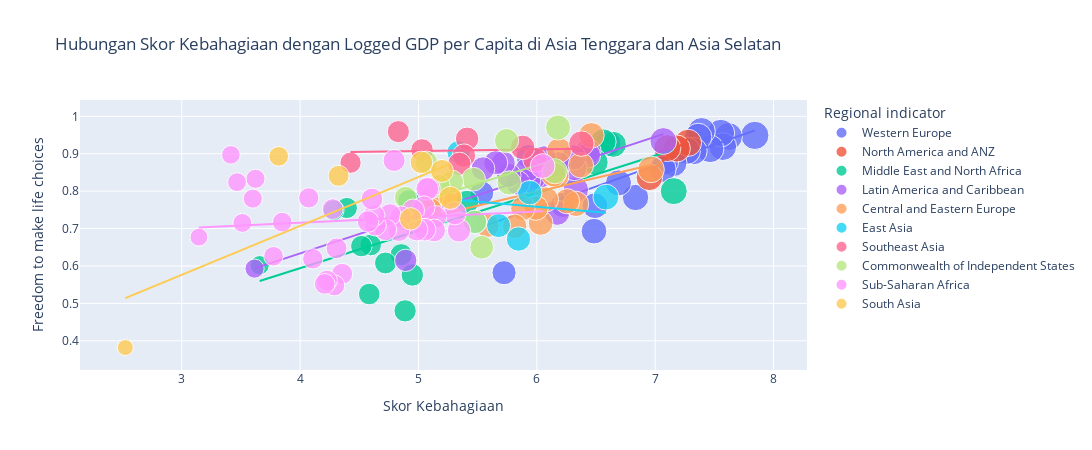

Notebook code for this chart:
### Code cell
# Scatter plot dengan garis tren
fig = px.scatter(
    df_2021, 
    x="Ladder score", 
    y="Freedom to make life choices", 
    trendline="ols",
    title="Hubungan Skor Kebahagiaan dengan Logged GDP per Capita di Asia Tenggara dan Asia Selatan",
    labels={"Ladder score": "Skor Kebahagiaan", "Logged GDP per capita": "Logged GDP per Capita"},
    color="Regional indicator",  # Menambahkan warna berdasarkan indikator regional
    size="Ladder score",  # Menambahkan ukuran marker berdasarkan skor kebahagiaan
    hover_name="Country name",  # Menambahkan label hover dengan nama negara
    opacity=0.8  # Menambahkan opacity agar lebih mudah melihat tumpukan marker
)
fig.update_layout(
    showlegend=True,
    width=1700, 
    height=450)
fig.show()

### Figure 1 — Plotly figure (JSON) as saved in the notebook; plotly's stock layout.template omitted (floating-point values rounded to 4 significant figures)
{"data": [{"hovertemplate": "<b>%{hovertext}</b><br><br>Regional indicator=Western Europe<br>Skor Kebahagiaan=%{marker.size}<br>Freedom to make life choices=%{y}<extra></extra>", "hovertext": ["Finland", "Denmark", "Switzerland", "Iceland", "Netherlands", "Norway", "Sweden", "Luxembourg", "Austria", "Germany", "Ireland", "United Kingdom", "Belgium", "France", "Malta", "Spain", "Italy", "Cyprus", "Portugal", "Greece", "North Cyprus"], "legendgroup": "Western Europe", "marker": {"color": "#636efa", "opacity": 0.8, "size": [7.842, 7.62, 7.571, 7.554, 7.464, 7.392, 7.363, 7.324, 7.268, 7.155, 7.085, 7.064, 6.834, 6.69, 6.602, 6.491, 6.483, 6.223, 5.929, 5.723, 5.536], "sizemode": "area", "sizeref": 0.0196, "symbol": "circle"}, "mode": "markers", "name": "Western Europe", "orientation": "v", "showlegend": true, "type": "scatter", "x": [7.842, 7.62, 7.571, 7.554, 7.464, 7.392, 7.363, 7.324, 7.268, 7.155, 7.085, 7.064, 6.834, 6.69, 6.602, 6.491, 6.483, 6.223, 5.929, 5.723, 5.536], "xaxis": "x", "y": [0.949, 0.946, 0.919, 0.955, 0.913, 0.96, 0.945, 0.907, 0.908, 0.875, 0.879, 0.859, 0.783, 0.822, 0.927, 0.761, 0.693, 0.763, 0.892, 0.582, 0.795], "yaxis": "y"}, {"hovertemplate": "<b>OLS trendline</b><br>Freedom to make life choices = 0.111919 * Ladder score + 0.0848036<br>R<sup>2</sup>=0.555395<br><br>Regional indicator=Western Europe<br>Skor Kebahagiaan=%{x}<br>Freedom to make life choices=%{y} <b>(trend)</b><extra></extra>", "legendgroup": "Western Europe", "marker": {"color": "#636efa", "symbol": "circle"}, "mode": "lines", "name": "Western Europe", "showlegend": false, "type": "scatter", "x": [5.536, 5.723, 5.929, 6.223, 6.483, 6.491, 6.602, 6.69, 6.834, 7.064, 7.085, 7.155, 7.268, 7.324, 7.363, 7.392, 7.464, 7.554, 7.571, 7.62, 7.842], "xaxis": "x", "y": [0.7044, 0.7253, 0.7484, 0.7813, 0.8104, 0.8113, 0.8237, 0.8335, 0.8497, 0.8754, 0.8778, 0.8856, 0.8982, 0.9045, 0.9089, 0.9121, 0.9202, 0.9302, 0.9321, 0.9376, 0.9625], "yaxis": "y"}, {"hovertemplate": "<b>%{hovertext}</b><br><br>Regional indicator=North America and ANZ<br>Skor Kebahagiaan=%{marker.size}<br>Freedom to make life choices=%{y}<extra></extra>", "hovertext": ["New Zealand", "Australia", "Canada", "United States"], "legendgroup": "North America and ANZ", "marker": {"color": "#EF553B", "opacity": 0.8, "size": [7.277, 7.183, 7.103, 6.951], "sizemode": "area", "sizeref": 0.0196, "symbol": "circle"}, "mode": "markers", "name": "North America and ANZ", "orientation": "v", "showlegend": true, "type": "scatter", "x": [7.277, 7.183, 7.103, 6.951], "xaxis": "x", "y": [0.929, 0.914, 0.915, 0.837], "yaxis": "y"}, {"hovertemplate": "<b>OLS trendline</b><br>Freedom to make life choices = 0.277541 * Ladder score + -1.0797<br>R<sup>2</sup>=0.842994<br><br>Regional indicator=North America and ANZ<br>Skor Kebahagiaan=%{x}<br>Freedom to make life choices=%{y} <b>(trend)</b><extra></extra>", "legendgroup": "North America and ANZ", "marker": {"color": "#EF553B", "symbol": "circle"}, "mode": "lines", "name": "North America and ANZ", "showlegend": false, "type": "scatter", "x": [6.951, 7.103, 7.183, 7.277], "xaxis": "x", "y": [0.8495, 0.8917, 0.9139, 0.94], "yaxis": "y"}, {"hovertemplate": "<b>%{hovertext}</b><br><br>Regional indicator=Middle East and North Africa<br>Skor Kebahagiaan=%{marker.size}<br>Freedom to make life choices=%{y}<extra></extra>", "hovertext": ["Israel", "Bahrain", "United Arab Emirates", "Saudi Arabia", "Kuwait", "Libya", "Turkey", "Morocco", "Algeria", "Iraq", "Iran", "Tunisia", "Lebanon", "Palestinian Territories", "Jordan", "Egypt", "Yemen"], "legendgroup": "Middle East and North Africa", "marker": {"color": "#00cc96", "opacity": 0.8, "size": [7.157, 6.647, 6.561, 6.494, 6.106, 5.41, 4.948, 4.918, 4.887, 4.854, 4.721, 4.596, 4.584, 4.517, 4.395, 4.283, 3.658], "sizemode": "area", "sizeref": 0.0196, "symbol": "circle"}, "mode": "markers", "name": "Middle East and North Africa", "orientation": "v", "showlegend": true, "type": "scatter", "x": [7.157, 6.647, 6.561, 6.494, 6.106, 5.41, 4.948, 4.918, 4.887, 4.854, 4.721, 4.596, 4.584, 4.517, 4.395, 4.283, 3.658], "xaxis": "x", "y": [0.8, 0.925, 0.932, 0.877, 0.867, 0.771, 0.576, 0.774, 0.48, 0.63, 0.608, 0.656, 0.525, 0.653, 0.755, 0.749, 0.602], "yaxis": "y"}, {"hovertemplate": "<b>OLS trendline</b><br>Freedom to make life choices = 0.100315 * Ladder score + 0.192852<br>R<sup>2</sup>=0.524513<br><br>Regional indicator=Middle East and North Africa<br>Skor Kebahagiaan=%{x}<br>Freedom to make life choices=%{y} <b>(trend)</b><extra></extra>", "legendgroup": "Middle East and North Africa", "marker": {"color": "#00cc96", "symbol": "circle"}, "mode": "lines", "name": "Middle East and North Africa", "showlegend": false, "type": "scatter", "x": [3.658, 4.283, 4.395, 4.517, 4.584, 4.596, 4.721, 4.854, 4.887, 4.918, 4.948, 5.41, 6.106, 6.494, 6.561, 6.647, 7.157], "xaxis": "x", "y": [0.5598, 0.6225, 0.6337, 0.646, 0.6527, 0.6539, 0.6664, 0.6798, 0.6831, 0.6862, 0.6892, 0.7356, 0.8054, 0.8443, 0.851, 0.8596, 0.9108], "yaxis": "y"}, {"hovertemplate": "<b>%{hovertext}</b><br><br>Regional indicator=Latin America and Caribbean<br>Skor Kebahagiaan=%{marker.size}<br>Freedom to make life choices=%{y}<extra></extra>", "hovertext": ["Costa Rica", "Guatemala", "Uruguay", "Brazil", "Mexico", "Jamaica", "Panama", "Chile", "El Salvador", "Colombia", "Nicaragua", "Argentina", "Honduras", "Peru", "Ecuador", "Bolivia", "Paraguay", "Dominican Republic", "Venezuela", "Haiti"], "legendgroup": "Latin America and Caribbean", "marker": {"color": "#ab63fa", "opacity": 0.8, "size": [7.069, 6.435, 6.431, 6.33, 6.317, 6.309, 6.18, 6.172, 6.061, 6.012, 5.972, 5.929, 5.919, 5.84, 5.764, 5.716, 5.653, 5.545, 4.892, 3.615], "sizemode": "area", "sizeref": 0.0196, "symbol": "circle"}, "mode": "markers", "name": "Latin America and Caribbean", "orientation": "v", "showlegend": true, "type": "scatter", "x": [7.069, 6.435, 6.431, 6.33, 6.317, 6.309, 6.18, 6.172, 6.061, 6.012, 5.972, 5.929, 5.919, 5.84, 5.764, 5.716, 5.653, 5.545, 4.892, 3.615], "xaxis": "x", "y": [0.934, 0.906, 0.896, 0.804, 0.862, 0.89, 0.872, 0.742, 0.888, 0.837, 0.836, 0.828, 0.857, 0.822, 0.842, 0.875, 0.876, 0.86, 0.615, 0.593], "yaxis": "y"}, {"hovertemplate": "<b>OLS trendline</b><br>Freedom to make life choices = 0.103902 * Ladder score + 0.21789<br>R<sup>2</sup>=0.668659<br><br>Regional indicator=Latin America and Caribbean<br>Skor Kebahagiaan=%{x}<br>Freedom to make life choices=%{y} <b>(trend)</b><extra></extra>", "legendgroup": "Latin America and Caribbean", "marker": {"color": "#ab63fa", "symbol": "circle"}, "mode": "lines", "name": "Latin America and Caribbean", "showlegend": false, "type": "scatter", "x": [3.615, 4.892, 5.545, 5.653, 5.716, 5.764, 5.84, 5.919, 5.929, 5.972, 6.012, 6.061, 6.172, 6.18, 6.309, 6.317, 6.33, 6.431, 6.435, 7.069], "xaxis": "x", "y": [0.5935, 0.7262, 0.794, 0.8052, 0.8118, 0.8168, 0.8247, 0.8329, 0.8339, 0.8384, 0.8426, 0.8476, 0.8592, 0.86, 0.8734, 0.8742, 0.8756, 0.8861, 0.8865, 0.9524], "yaxis": "y"}, {"hovertemplate": "<b>%{hovertext}</b><br><br>Regional indicator=Central and Eastern Europe<br>Skor Kebahagiaan=%{marker.size}<br>Freedom to make life choices=%{y}<extra></extra>", "hovertext": ["Czech Republic", "Slovenia", "Kosovo", "Slovakia", "Lithuania", "Estonia", "Poland", "Romania", "Serbia", "Latvia", "Hungary", "Croatia", "Bosnia and Herzegovina", "Montenegro", "Bulgaria", "Albania", "North Macedonia"], "legendgroup": "Central and Eastern Europe", "marker": {"color": "#FFA15A", "opacity": 0.8, "size": [6.965, 6.461, 6.372, 6.331, 6.255, 6.189, 6.166, 6.14, 6.078, 6.032, 5.992, 5.882, 5.813, 5.581, 5.266, 5.117, 5.101], "sizemode": "area", "sizeref": 0.0196, "symbol": "circle"}, "mode": "markers", "name": "Central and Eastern Europe", "orientation": "v", "showlegend": true, "type": "scatter", "x": [6.965, 6.461, 6.372, 6.331, 6.255, 6.189, 6.166, 6.14, 6.078, 6.032, 5.992, 5.882, 5.813, 5.581, 5.266, 5.117, 5.101], "xaxis": "x", "y": [0.858, 0.949, 0.869, 0.766, 0.773, 0.909, 0.841, 0.845, 0.778, 0.715, 0.755, 0.754, 0.706, 0.708, 0.788, 0.785, 0.751], "yaxis": "y"}, {"hovertemplate": "<b>OLS trendline</b><br>Freedom to make life choices = 0.0741452 * Ladder score + 0.353318<br>R<sup>2</sup>=0.269028<br><br>Regional indicator=Central and Eastern Europe<br>Skor Kebahagiaan=%{x}<br>Freedom to make life choices=%{y} <b>(trend)</b><extra></extra>", "legendgroup": "Central and Eastern Europe", "marker": {"color": "#FFA15A", "symbol": "circle"}, "mode": "lines", "name": "Central and Eastern Europe", "showlegend": false, "type": "scatter", "x": [5.101, 5.117, 5.266, 5.581, 5.813, 5.882, 5.992, 6.032, 6.078, 6.14, 6.166, 6.189, 6.255, 6.331, 6.372, 6.461, 6.965], "xaxis": "x", "y": [0.7315, 0.7327, 0.7438, 0.7671, 0.7843, 0.7894, 0.7976, 0.8006, 0.804, 0.8086, 0.8105, 0.8122, 0.8171, 0.8227, 0.8258, 0.8324, 0.8697], "yaxis": "y"}, {"hovertemplate": "<b>%{hovertext}</b><br><br>Regional indicator=East Asia<br>Skor Kebahagiaan=%{marker.size}<br>Freedom to make life choices=%{y}<extra></extra>", "hovertext": ["Taiwan Province of China", "Japan", "South Korea", "Mongolia", "Hong Kong S.A.R. of China", "China"], "legendgroup": "East Asia", "marker": {"color": "#19d3f3", "opacity": 0.8, "size": [6.584, 5.94, 5.845, 5.677, 5.477, 5.339], "sizemode": "area", "sizeref": 0.0196, "symbol": "circle"}, "mode": "markers", "name": "East Asia", "orientation": "v", "showlegend": true, "type": "scatter", "x": [6.584, 5.94, 5.845, 5.677, 5.477, 5.339], "xaxis": "x", "y": [0.784, 0.796, 0.672, 0.708, 0.717, 0.904], "yaxis": "y"}, {"hovertemplate": "<b>OLS trendline</b><br>Freedom to make life choices = -0.0273041 * Ladder score + 0.922146<br>R<sup>2</sup>=0.020710<br><br>Regional indicator=East Asia<br>Skor Kebahagiaan=%{x}<br>Freedom to make life choices=%{y} <b>(trend)</b><extra></extra>", "legendgroup": "East Asia", "marker": {"color": "#19d3f3", "symbol": "circle"}, "mode": "lines", "name": "East Asia", "showlegend": false, "type": "scatter", "x": [5.339, 5.477, 5.677, 5.845, 5.94, 6.584], "xaxis": "x", "y": [0.7764, 0.7726, 0.7671, 0.7626, 0.76, 0.7424], "yaxis": "y"}, {"hovertemplate": "<b>%{hovertext}</b><br><br>Regional indicator=Southeast Asia<br>Skor Kebahagiaan=%{marker.size}<br>Freedom to make life choices=%{y}<extra></extra>", "hovertext": ["Singapore", "Thailand", "Philippines", "Vietnam", "Malaysia", "Indonesia", "Laos", "Cambodia", "Myanmar"], "legendgroup": "Southeast Asia", "marker": {"color": "#FF6692", "opacity": 0.8, "size": [6.377, 5.985, 5.88, 5.411, 5.384, 5.345, 5.03, 4.83, 4.426], "sizemode": "area", "sizeref": 0.0196, "symbol": "circle"}, "mode": "markers", "name": "Southeast Asia", "orientation": "v", "showlegend": true, "type": "scatter", "x": [6.377, 5.985, 5.88, 5.411, 5.384, 5.345, 5.03, 4.83, 4.426], "xaxis": "x", "y": [0.927, 0.884, 0.917, 0.94, 0.895, 0.873, 0.91, 0.959, 0.876], "yaxis": "y"}, {"hovertemplate": "<b>OLS trendline</b><br>Freedom to make life choices = 0.00429108 * Ladder score + 0.885796<br>R<sup>2</sup>=0.007674<br><br>Regional indicator=Southeast Asia<br>Skor Kebahagiaan=%{x}<br>Freedom to make life choices=%{y} <b>(trend)</b><extra></extra>", "legendgroup": "Southeast Asia", "marker": {"color": "#FF6692", "symbol": "circle"}, "mode": "lines", "name": "Southeast Asia", "showlegend": false, "type": "scatter", "x": [4.426, 4.83, 5.03, 5.345, 5.384, 5.411, 5.88, 5.985, 6.377], "xaxis": "x", "y": [0.9048, 0.9065, 0.9074, 0.9087, 0.9089, 0.909, 0.911, 0.9115, 0.9132], "yaxis": "y"}, {"hovertemplate": "<b>%{hovertext}</b><br><br>Regional indicator=Commonwealth of Independent States<br>Skor Kebahagiaan=%{marker.size}<br>Freedom to make life choices=%{y}<extra></extra>", "hovertext": ["Uzbekistan", "Kazakhstan", "Moldova", "Kyrgyzstan", "Belarus", "Russia", "Tajikistan", "Armenia", "Azerbaijan", "Turkmenistan", "Georgia", "Ukraine"], "legendgroup": "Commonwealth of Independent States", "marker": {"color": "#B6E880", "opacity": 0.8, "size": [6.179, 6.152, 5.766, 5.744, 5.534, 5.477, 5.466, 5.283, 5.171, 5.066, 4.891, 4.875], "sizemode": "area", "sizeref": 0.0196, "symbol": "circle"}, "mode": "markers", "name": "Commonwealth of Independent States", "orientation": "v", "showlegend": true, "type": "scatter", "x": [6.179, 6.152, 5.766, 5.744, 5.534, 5.477, 5.466, 5.283, 5.171, 5.066, 4.891, 4.875], "xaxis": "x", "y": [0.97, 0.853, 0.822, 0.935, 0.65, 0.718, 0.832, 0.825, 0.814, 0.877, 0.783, 0.724], "yaxis": "y"}, {"hovertemplate": "<b>OLS trendline</b><br>Freedom to make life choices = 0.0973661 * Ladder score + 0.284616<br>R<sup>2</sup>=0.222289<br><br>Regional indicator=Commonwealth of Independent States<br>Skor Kebahagiaan=%{x}<br>Freedom to make life choices=%{y} <b>(trend)</b><extra></extra>", "legendgroup": "Commonwealth of Independent States", "marker": {"color": "#B6E880", "symbol": "circle"}, "mode": "lines", "name": "Commonwealth of Independent States", "showlegend": false, "type": "scatter", "x": [4.875, 4.891, 5.066, 5.171, 5.283, 5.466, 5.477, 5.534, 5.744, 5.766, 6.152, 6.179], "xaxis": "x", "y": [0.7593, 0.7608, 0.7779, 0.7881, 0.799, 0.8168, 0.8179, 0.8234, 0.8439, 0.846, 0.8836, 0.8862], "yaxis": "y"}, {"hovertemplate": "<b>%{hovertext}</b><br><br>Regional indicator=Sub-Saharan Africa<br>Skor Kebahagiaan=%{marker.size}<br>Freedom to make life choices=%{y}<extra></extra>", "hovertext": ["Mauritius", "Congo (Brazzaville)", "Ivory Coast", "Cameroon", "Senegal", "Ghana", "Niger", "Gambia", "Benin", "Guinea", "South Africa", "Gabon", "Burkina Faso", "Mozambique", "Nigeria", "Mali", "Uganda", "Liberia", "Kenya", "Namibia", "Chad", "Swaziland", "Comoros", "Ethiopia", "Mauritania", "Madagascar", "Togo", "Zambia", "Sierra Leone", "Burundi", "Tanzania", "Malawi", "Lesotho", "Botswana", "Rwanda", "Zimbabwe"], "legendgroup": "Sub-Saharan Africa", "marker": {"color": "#FF97FF", "opacity": 0.8, "size": [6.049, 5.342, 5.306, 5.142, 5.132, 5.088, 5.074, 5.051, 5.045, 4.984, 4.956, 4.852, 4.834, 4.794, 4.759, 4.723, 4.636, 4.625, 4.607, 4.574, 4.355, 4.308, 4.289, 4.275, 4.227, 4.208, 4.107, 4.073, 3.849, 3.775, 3.623, 3.6, 3.512, 3.467, 3.415, 3.145], "sizemode": "area", "sizeref": 0.0196, "symbol": "circle"}, "mode": "markers", "name": "Sub-Saharan Africa", "orientation": "v", "showlegend": true, "type": "scatter", "x": [6.049, 5.342, 5.306, 5.142, 5.132, 5.088, 5.074, 5.051, 5.045, 4.984, 4.956, 4.852, 4.834, 4.794, 4.759, 4.723, 4.636, 4.625, 4.607, 4.574, 4.355, 4.308, 4.289, 4.275, 4.227, 4.208, 4.107, 4.073, 3.849, 3.775, 3.623, 3.6, 3.512, 3.467, 3.415, 3.145], "xaxis": "x", "y": [0.867, 0.695, 0.741, 0.731, 0.695, 0.807, 0.806, 0.697, 0.757, 0.697, 0.749, 0.731, 0.695, 0.882, 0.737, 0.697, 0.709, 0.735, 0.779, 0.719, 0.579, 0.647, 0.548, 0.752, 0.561, 0.552, 0.619, 0.782, 0.717, 0.626, 0.833, 0.78, 0.715, 0.824, 0.897, 0.677], "yaxis": "y"}, {"hovertemplate": "<b>OLS trendline</b><br>Freedom to make life choices = 0.0149616 * Ladder score + 0.65595<br>R<sup>2</sup>=0.012655<br><br>Regional indicator=Sub-Saharan Africa<br>Skor Kebahagiaan=%{x}<br>Freedom to make life choices=%{y} <b>(trend)</b><extra></extra>", "legendgroup": "Sub-Saharan Africa", "marker": {"color": "#FF97FF", "symbol": "circle"}, "mode": "lines", "name": "Sub-Saharan Africa", "showlegend": false, "type": "scatter", "x": [3.145, 3.415, 3.467, 3.512, 3.6, 3.623, 3.775, 3.849, 4.073, 4.107, 4.208, 4.227, 4.275, 4.289, 4.308, 4.355, 4.574, 4.607, 4.625, 4.636, 4.723, 4.759, 4.794, 4.834, 4.852, 4.956, 4.984, 5.045, 5.051, 5.074, 5.088, 5.132, 5.142, 5.306, 5.342, 6.049], "xaxis": "x", "y": [0.703, 0.707, 0.7078, 0.7085, 0.7098, 0.7102, 0.7124, 0.7135, 0.7169, 0.7174, 0.7189, 0.7192, 0.7199, 0.7201, 0.7204, 0.7211, 0.7244, 0.7249, 0.7251, 0.7253, 0.7266, 0.7272, 0.7277, 0.7283, 0.7285, 0.7301, 0.7305, 0.7314, 0.7315, 0.7319, 0.7321, 0.7327, 0.7329, 0.7353, 0.7359, 0.7465], "yaxis": "y"}, {"hovertemplate": "<b>%{hovertext}</b><br><br>Regional indicator=South Asia<br>Skor Kebahagiaan=%{marker.size}<br>Freedom to make life choices=%{y}<extra></extra>", "hovertext": ["Nepal", "Maldives", "Bangladesh", "Pakistan", "Sri Lanka", "India", "Afghanistan"], "legendgroup": "South Asia", "marker": {"color": "#FECB52", "opacity": 0.8, "size": [5.269, 5.198, 5.025, 4.934, 4.325, 3.819, 2.523], "sizemode": "area", "sizeref": 0.0196, "symbol": "circle"}, "mode": "markers", "name": "South Asia", "orientation": "v", "showlegend": true, "type": "scatter", "x": [5.269, 5.198, 5.025, 4.934, 4.325, 3.819, 2.523], "xaxis": "x", "y": [0.782, 0.854, 0.877, 0.726, 0.841, 0.893, 0.382], "yaxis": "y"}, {"hovertemplate": "<b>OLS trendline</b><br>Freedom to make life choices = 0.130668 * Ladder score + 0.184589<br>R<sup>2</sup>=0.529029<br><br>Regional indicator=South Asia<br>Skor Kebahagiaan=%{x}<br>Freedom to make life choices=%{y} <b>(trend)</b><extra></extra>", "legendgroup": "South Asia", "marker": {"color": "#FECB52", "symbol": "circle"}, "mode": "lines", "name": "South Asia", "showlegend": false, "type": "scatter", "x": [2.523, 3.819, 4.325, 4.934, 5.025, 5.198, 5.269], "xaxis": "x", "y": [0.5143, 0.6836, 0.7497, 0.8293, 0.8412, 0.8638, 0.8731], "yaxis": "y"}], "layout": {"height": 450, "legend": {"itemsizing": "constant", "title": {"text": "Regional indicator"}, "tracegroupgap": 0}, "showlegend": true, "title": {"text": "Hubungan Skor Kebahagiaan dengan Logged GDP per Capita di Asia Tenggara dan Asia Selatan"}, "width": 1700, "xaxis": {"anchor": "y", "domain": [0, 1], "title": {"text": "Skor Kebahagiaan"}}, "yaxis": {"anchor": "x", "domain": [0, 1], "title": {"text": "Freedom to make life choices"}}}}
